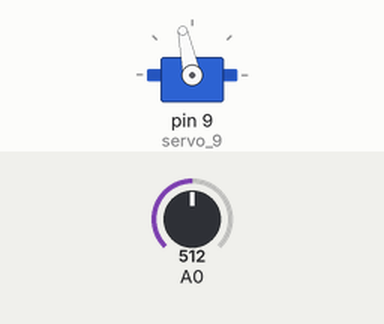
Bench run of a sketch on a simulated Arduino Uno, built with avr-gcc and run on an emulated ATmega328P. Shown: servo. The test bench sets the inputs (shaded band); at power-on: A0 = 512.

Above: at 1.2 s.
1.3 s: A0 set to 716
At 2.3 s:
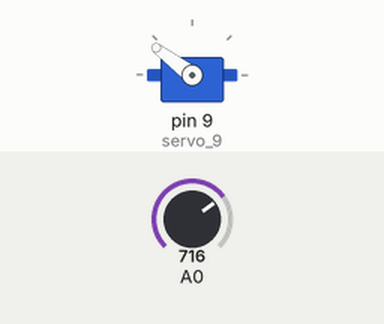
2.8 s: A0 set to 900
At 3.3 s:
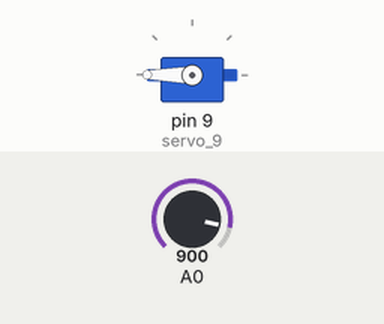
4.3 s: A0 set to 306
At 5.5 s:
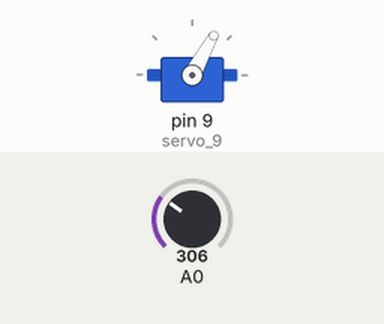
5.8 s: A0 set to 122
At 7.0 s:
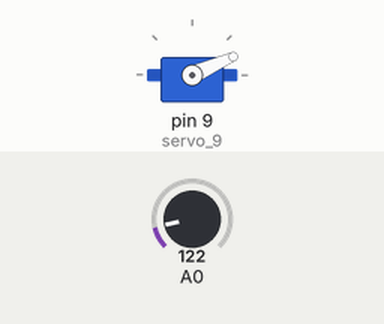
7.3 s: A0 set to 0
At 8.1 s:
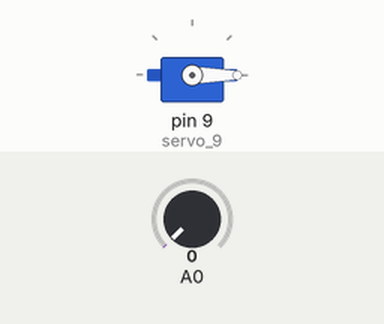
8.8 s: A0 set to 511
At 9.2 s:
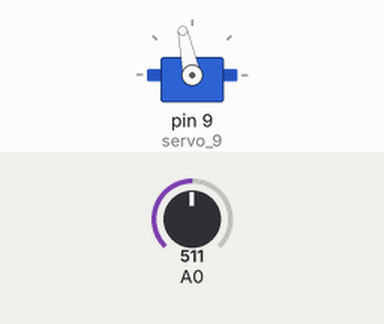
Timing chart, 0 to 11.3 s (numbered marks = the images above; inputs shaded):
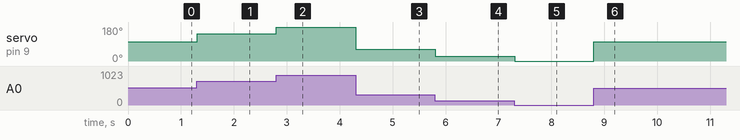

The sketch:

sketch_may7a.ino
```cpp
#include <Servo.h>

Servo servo_9;

void setup()
{
  pinMode(A0, INPUT);
  servo_9.attach(9, 500, 2500);
}

void loop()
{
  servo_9.write((analogRead(A0) / (1023 / 180)));
  delay(10);
}
```

Measured:
- after the input at 1.3 s, servo on pin 9 (servo_9): 102° → 143° at once
- after the input at 2.8 s, servo on pin 9 (servo_9): 143° → 180° at once
- after the input at 4.3 s, servo on pin 9 (servo_9): 180° → 61° at once
- after the input at 5.8 s, servo on pin 9 (servo_9): 61° → 24° at once
- after the input at 7.3 s, servo on pin 9 (servo_9): 24° → 0° at once
- after the input at 8.8 s, servo on pin 9 (servo_9): 0° → 102° at once
